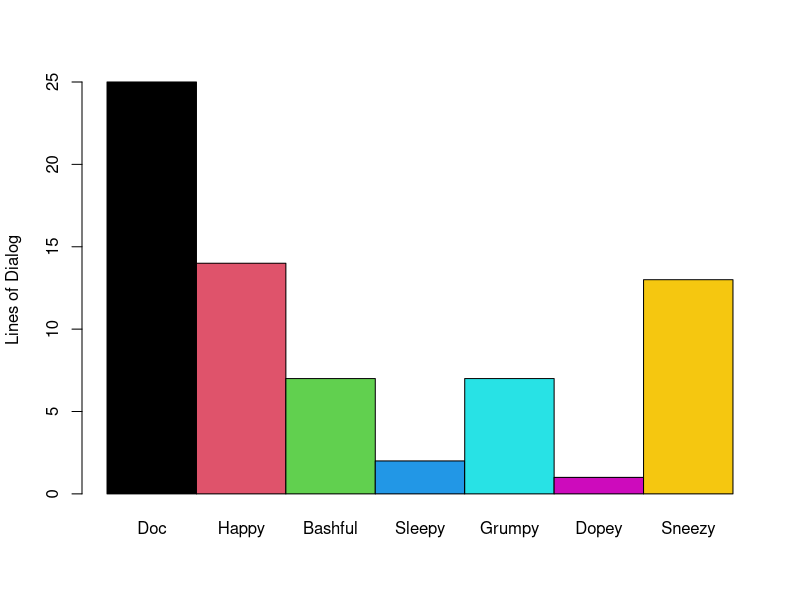
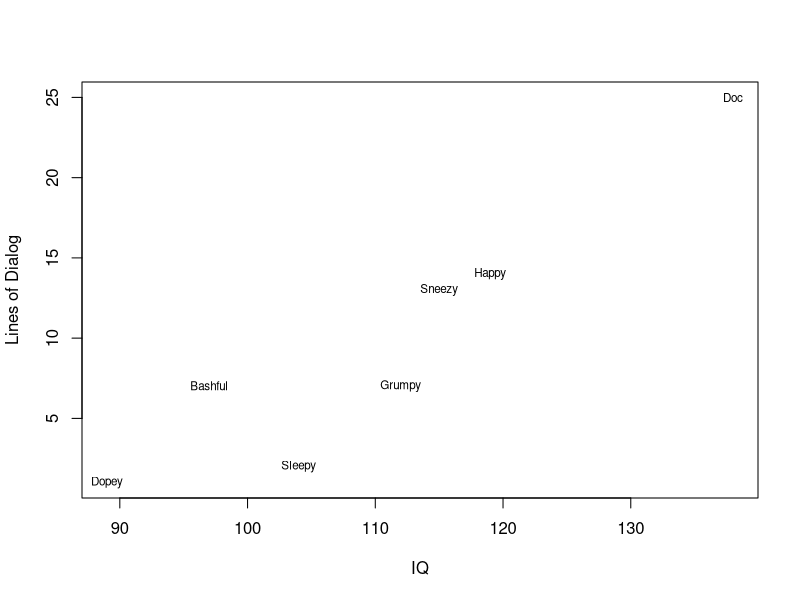
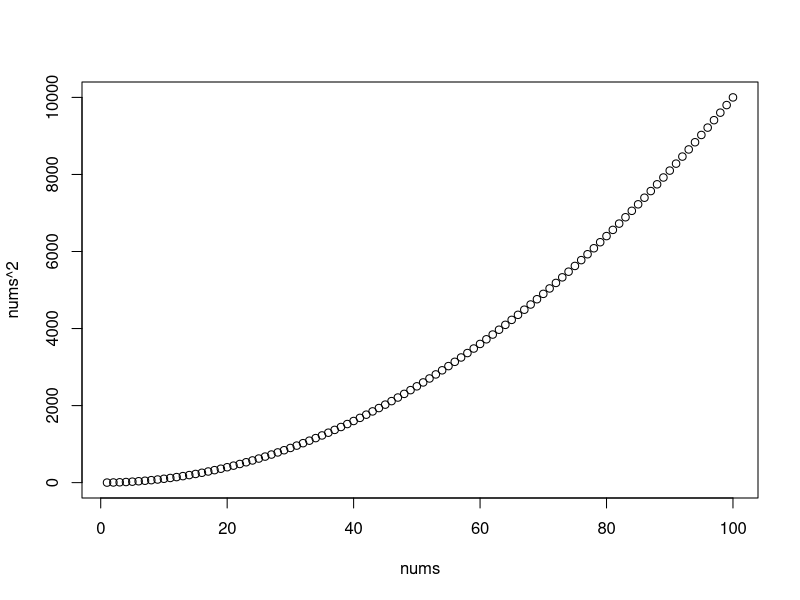
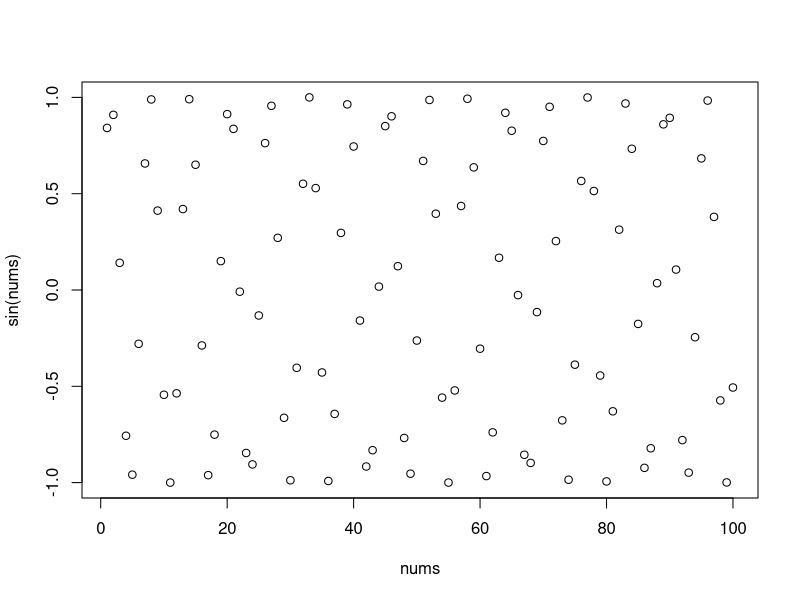

The R script that drew these images, in order:
library(dplyr)
library(ggplot2)
#anything after the "#" is treated as a comment by R
names<-c("Doc","Happy","Bashful","Sleepy","Grumpy","Dopey","Sneezy") #create a list of names and send it to the variable called "names"
iqs <- c(138,119,97,104,112,89,115) # create a list of IQs, and put it the variable "iqs"
iqs #convince ourselves that iqs has the scores that it should
dwarves <- data.frame(name=names,iq=iqs) #make a data structure called "dwarves" with two variables in it 
dwarves # let's see what our data structure looks like
dwarves$name #see what one variable of the data structure looks like.  "$" used to identify which variable
dwarves[2] #another way to access one variable of the data structure.  This will print out all of the dwarves' IQs
dwarves[3,2] #access the 3rd ROW of the second COLUMN in the data structure.  Should be 97
dwarves[2,] #access ALL (because left unspecified) of the COLUMNNS of the 2nd ROW.  Should be Happy's information
dwarves[,1] #access ALL of the ROWS of the 1st COLUMN.  Should be all of the names
dwarves$name=="Bashful" #for each dwarf, see whether his name is "Bashful".  TRUE = yes, FALSE=no
dwarves[dwarves$name=="Bashful",] #access whole row (because nothing after ",") of data for Dwarf meeting criterion.  Notice "==" used for logical operator "is left side equal to right side" because "=" used for assigning a variable
dwarves$iq[dwarves$name=="Bashful"] #Gives Bashful's IQ?  Note no commma because we're using the $IQ to select just one column

dwarves[dwarves$name %in% c("Doc","Grumpy"),2] #give only IQ for all rows satisfying the criterion that the name is in the list made up of "Doc" and "Grumpy"
dwarves$iq>100 #for each dwarf, see whether his IQ is greater than 100.  TRUE = yes, FALSE = no
smarties<-dwarves[dwarves$iq>100,] #make a new data frame which is the subset of the old frame in which IQs are greater than 100.  Select ALL columns
nrow(smarties) #the number of rows in smarties = the number of dwarves with IQs > 100
ncol(smarties) # the number of columns in the smarties dataframe
orderedDwarves <- dwarves[rev(order(dwarves$iq)), ] #orders the dwarves downwards by IQ  rev = reverses list, order = put list in order.  Note commas to include all rows/columns.  Understand this by building from inside out
#The dplyr way to do this is: dwarves[dwarves$iq %>% order %>% rev,]
orderedDwarves$name[1:4] #give the names of the smartest 4 dwarves
dwarves %>% filter(iq>100) %>% select(name) %>% arrange # dplyr-based example: alphabetically ordering the dwarves who have better than average IQs 
dwarves %>% mutate (smart = case_when(iq >= 100 ~ "smart", iq < 100 ~ "notSoSmart")) %>% group_by(smart) %>% summarize(mean(iq)) # second dplyr example: show IQs separately for dwarves < and > 100

script = readLines("snowwhite.txt")  # harvested from http://disneyprincess.wikia.com/wiki/Snow_White_and_the_Seven_Dwarfs_(Transcript)
script_names<-paste(names,":",sep="") #add colons to names for searching script, sep="" means no space.  If don't have colons, then when somebody talks about Doc, Doc's line count would increase
dialog_lines <- NULL # start with nothing in this variable which will contain each dwarf's number of lines of dialog
for (i in 1:length(script_names)) #make a variable i that loops from 1 to the last name (7)
  {
    dialog_lines[i] <- length(grep(script_names[i],script)) #grep looks for name in each line of script
    #grep can match any regular expression (regexp).  For example, regexp to match email addresses is ^[[:alnum:]._-]+@[[:alnum:].-]+$
  }
dwarves<-cbind(dwarves,dialog=dialog_lines) # cbind= column bind.  Add a new column to our data frame, and give it the name "dialog"
mean(dwarves$dialog) #reports the mean number of lines of dialog
barplot(dwarves$dialog,names=dwarves$name,ylab="Lines of Dialog",space=0,col=1:8) # show a plot of each dwarve's number of lines of dialog
plot(dwarves$iq,dwarves$dialog,xlab="IQ",ylab="Lines of Dialog",type="n") # scatterplot showing relation between a dwarf's IQ and number of lines of dialog.  Type="n" means that nothing is actually plotted yet
text(dwarves$iq,dwarves$dialog, labels=dwarves$name, cex= 0.7) # add labels to scatterplot

double <- function(x) #create a new function, in this case, a function that doubles whatever number is fed in as input
{return (x*2)} #return the value of 2 X whatever the input was
double (7) # check to see if function works.  Should return 14

#Another way to count the lines of dialog without using a loop
count_lines <- function (name)
  {
  return(length(grep(name,script))) #find name in script, and count (by reporting length) all cases where it is found
  }
dialog_lines <- apply(as.array(script_names),1,count_lines) #apply will apply count_lines function to every row (because second argument is 1, not 2 for columns) of script_names. "Apply" expects an array as first argument, so "as.array" is used to convert script_names into an array

nums <- 1:100 # create a series of numbers from 1 to 100
plot(nums, nums^2) # make a plot of the function f(x)= x^2.  First argument is X value, second is Y
plot(nums,sin(nums),type="p") #for this sin function, plot it as a line (type = "l"), not as points (type = "p")

library(dplyr) # general tools for massaging data
dwarves %>% filter(iq>100) %>% dplyr::select(name) #alternative to show names of dwarves with iqs over 100.  In this case, used dplyr:: in order to specify the right "select" command because another library already had something called select
dwarves %>% arrange(dialog_lines) %>% mutate (lettersName=name %>% as.character %>% nchar) #add a column to dwarves which the number of letters in the dwarf's name
eightDwarves <- add_row(dwarves,name="snazzy",iq=44) #another dplyr command, to easily add a new row

